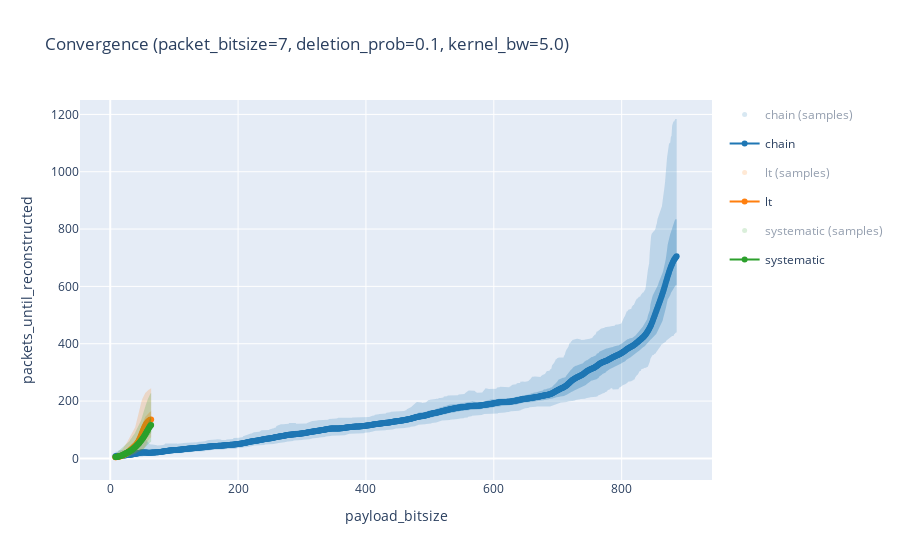

Source (notebook cell):
### Markdown cell above
### Plot results

### Code cell
import numpy as np
import pandas as pd
import plotly.express as px
import plotly.graph_objects as go

# =========================
# Config
# =========================

BANDS = [0.5, 0.95]

# Kernel bandwidth measured in "payload_bitsize units"
# Higher => more smoothing (wider neighborhood)
KERNEL_BW = 5.0


# =========================
# Colors
# =========================

palette = px.colors.qualitative.D3
impls = sorted(results_table["impl"].unique())
color_map = {impl: palette[i % len(palette)] for i, impl in enumerate(impls)}


def to_rgba(color, alpha):
    if color.startswith("rgb"):
        r, g, b = map(int, color[color.find("(") + 1 : color.find(")")].split(","))
    else:
        c = color.lstrip("#")
        r, g, b = int(c[0:2], 16), int(c[2:4], 16), int(c[4:6], 16)
    return f"rgba({r},{g},{b},{alpha})"


# =========================
# Weighted stats
# =========================


def gaussian_kernel(dx, bw):
    # dx: array of (x - x0)
    return np.exp(-0.5 * (dx / bw) ** 2)


def weighted_mean(y, w):
    sw = w.sum()
    if sw <= 0:
        return np.nan
    return (w * y).sum() / sw


def weighted_quantile(y, w, q):
    """
    Weighted quantile for q in [0,1].
    Uses the standard definition based on cumulative normalized weights.
    """
    y = np.asarray(y, dtype=float)
    w = np.asarray(w, dtype=float)

    mask = np.isfinite(y) & np.isfinite(w) & (w > 0)
    y = y[mask]
    w = w[mask]

    if len(y) == 0:
        return np.nan

    order = np.argsort(y)
    y = y[order]
    w = w[order]

    cw = np.cumsum(w)
    total = cw[-1]
    if total <= 0:
        return np.nan

    t = q * total
    idx = np.searchsorted(cw, t, side="left")
    idx = min(max(idx, 0), len(y) - 1)
    return y[idx]


# =========================
# Kernel-smoothed asymmetric bands from neighborhood samples
# =========================


def compute_kernel_asymmetric_bands(raw_df, bands, bw, min_total_weight=1e-12):
    rows = []

    for impl, g in raw_df.groupby("impl"):
        x_all = g["payload_bitsize"].to_numpy(dtype=float)
        y_all = g["packets_until_reconstructed"].to_numpy(dtype=float)

        # Evaluate summaries at observed payload values (unique x)
        x_grid = np.sort(g["payload_bitsize"].unique().astype(float))

        for x0 in x_grid:
            w = gaussian_kernel(x_all - x0, bw)
            sw = w.sum()

            if sw < min_total_weight:
                continue

            m = weighted_mean(y_all, w)
            if not np.isfinite(m):
                continue

            # asymmetric split around the *kernel-weighted* mean at x0
            above_mask = y_all >= m
            below_mask = y_all <= m

            ya, wa = y_all[above_mask], w[above_mask]
            yb, wb = y_all[below_mask], w[below_mask]

            row = {"impl": impl, "payload_bitsize": x0, "mean": m}

            for p in bands:
                # upper band: quantile among samples >= mean
                # lower band: quantile among samples <= mean
                up = weighted_quantile(ya, wa, p) if wa.sum() > 0 else m
                lo = weighted_quantile(yb, wb, 1 - p) if wb.sum() > 0 else m

                # Safety: keep ordering sane
                if not np.isfinite(up):
                    up = m
                if not np.isfinite(lo):
                    lo = m

                row[f"upper_{p}"] = max(up, m)
                row[f"lower_{p}"] = min(lo, m)

            rows.append(row)

    return (
        pd.DataFrame(rows)
        .sort_values(["impl", "payload_bitsize"])
        .reset_index(drop=True)
    )


bands_df = compute_kernel_asymmetric_bands(results_table, BANDS, bw=KERNEL_BW)

# =========================
# Plot
# =========================

fig = go.Figure()

for impl in impls:
    color = color_map[impl]

    # ---------- raw scatter ----------
    raw = results_table[results_table["impl"] == impl]
    fig.add_trace(
        go.Scatter(
            x=raw["payload_bitsize"],
            y=raw["packets_until_reconstructed"],
            mode="markers",
            name=f"{impl} (samples)",
            legendgroup=f"{impl}_scatter",
            marker=dict(color=to_rgba(color, 0.35), size=5),
            visible="legendonly",
        )
    )

    # ---------- kernel bands ----------
    df = bands_df[bands_df["impl"] == impl]
    x = df["payload_bitsize"].to_numpy()

    alpha_step = 0.1 / max(1, len(BANDS) - 1)
    for i, p in enumerate(sorted(BANDS, reverse=True)):
        alpha = 0.2 + i * alpha_step
        fillcolor = to_rgba(color, alpha)

        fig.add_trace(
            go.Scatter(
                x=x,
                y=df[f"upper_{p}"],
                mode="lines",
                line=dict(width=0),
                legendgroup=impl,
                showlegend=False,
                hoverinfo="skip",
            )
        )
        fig.add_trace(
            go.Scatter(
                x=x,
                y=df[f"lower_{p}"],
                mode="lines",
                line=dict(width=0),
                fill="tonexty",
                fillcolor=fillcolor,
                legendgroup=impl,
                showlegend=False,
                hoverinfo="skip",
            )
        )

    # ---------- kernel mean ----------
    fig.add_trace(
        go.Scatter(
            x=x,
            y=df["mean"],
            mode="lines+markers",
            name=impl,
            legendgroup=impl,
            line=dict(color=color),
            marker=dict(color=color, size=6),
        )
    )

fig.update_layout(
    title=f"Convergence (packet_bitsize={PACKET_BITSIZE}, deletion_prob={DELETION_PROB}, kernel_bw={KERNEL_BW})",
    xaxis_title="payload_bitsize",
    yaxis_title="packets_until_reconstructed",
    legend=dict(groupclick="togglegroup"),
)

fig.show()

### Figure 1 — Plotly figure (JSON) as saved in the notebook; plotly's stock layout.template omitted (floating-point values rounded to 4 significant figures; data arrays with more than 128 entries replaced by an {"elided": "..."} marker saying what was removed)
{"data": [{"legendgroup": "chain_scatter", "marker": {"color": "rgba(31,119,180,0.35)", "size": 5}, "mode": "markers", "name": "chain (samples)", "type": "scatter", "visible": "legendonly", "x": {"elided": "33294 int values"}, "y": {"elided": "33294 int values"}}, {"hoverinfo": "skip", "legendgroup": "chain", "line": {"width": 0}, "mode": "lines", "showlegend": false, "type": "scatter", "x": {"elided": "879 float values"}, "y": {"elided": "879 float values"}}, {"fill": "tonexty", "fillcolor": "rgba(31,119,180,0.2)", "hoverinfo": "skip", "legendgroup": "chain", "line": {"width": 0}, "mode": "lines", "showlegend": false, "type": "scatter", "x": {"elided": "879 float values"}, "y": {"elided": "879 float values"}}, {"hoverinfo": "skip", "legendgroup": "chain", "line": {"width": 0}, "mode": "lines", "showlegend": false, "type": "scatter", "x": {"elided": "879 float values"}, "y": {"elided": "879 float values"}}, {"fill": "tonexty", "fillcolor": "rgba(31,119,180,0.30000000000000004)", "hoverinfo": "skip", "legendgroup": "chain", "line": {"width": 0}, "mode": "lines", "showlegend": false, "type": "scatter", "x": {"elided": "879 float values"}, "y": {"elided": "879 float values"}}, {"legendgroup": "chain", "line": {"color": "#1F77B4"}, "marker": {"color": "#1F77B4", "size": 6}, "mode": "lines+markers", "name": "chain", "type": "scatter", "x": {"elided": "879 float values"}, "y": {"elided": "879 float values"}}, {"legendgroup": "lt_scatter", "marker": {"color": "rgba(255,127,14,0.35)", "size": 5}, "mode": "markers", "name": "lt (samples)", "type": "scatter", "visible": "legendonly", "x": {"elided": "33065 int values"}, "y": {"elided": "33065 int values"}}, {"hoverinfo": "skip", "legendgroup": "lt", "line": {"width": 0}, "mode": "lines", "showlegend": false, "type": "scatter", "x": [8.0, 9.0, 10.0, 11.0, 12.0, 13.0, 14.0, 15.0, 16.0, 17.0, 18.0, 19.0, 20.0, 21.0, 22.0, 23.0, 24.0, 25.0, 26.0, 27.0, 28.0, 29.0, 30.0, 31.0, 32.0, 33.0, 34.0, 35.0, 36.0, 37.0, 38.0, 39.0, 40.0, 41.0, 42.0, 43.0, 44.0, 45.0, 46.0, 47.0, 48.0, 49.0, 50.0, 51.0, 52.0, 53.0, 54.0, 55.0, 56.0, 57.0, 58.0, 59.0, 60.0, 61.0, 62.0, 63.0, 64.0], "y": [15.0, 17.0, 17.0, 17.0, 19.0, 19.0, 21.0, 22.0, 24.0, 27.0, 29.0, 32.0, 34.0, 38.0, 41.0, 44.0, 46.0, 50.0, 54.0, 59.0, 63.0, 67.0, 71.0, 74.0, 78.0, 80.0, 84.0, 88.0, 94.0, 99.0, 103.0, 109.0, 117.0, 127.0, 140.0, 150.0, 160.0, 169.0, 178.0, 187.0, 194.0, 199.0, 206.0, 212.0, 217.0, 221.0, 225.0, 229.0, 231.0, 234.0, 236.0, 237.0, 239.0, 240.0, 241.0, 242.0, 245.0]}, {"fill": "tonexty", "fillcolor": "rgba(255,127,14,0.2)", "hoverinfo": "skip", "legendgroup": "lt", "line": {"width": 0}, "mode": "lines", "showlegend": false, "type": "scatter", "x": [8.0, 9.0, 10.0, 11.0, 12.0, 13.0, 14.0, 15.0, 16.0, 17.0, 18.0, 19.0, 20.0, 21.0, 22.0, 23.0, 24.0, 25.0, 26.0, 27.0, 28.0, 29.0, 30.0, 31.0, 32.0, 33.0, 34.0, 35.0, 36.0, 37.0, 38.0, 39.0, 40.0, 41.0, 42.0, 43.0, 44.0, 45.0, 46.0, 47.0, 48.0, 49.0, 50.0, 51.0, 52.0, 53.0, 54.0, 55.0, 56.0, 57.0, 58.0, 59.0, 60.0, 61.0, 62.0, 63.0, 64.0], "y": [1.0, 1.0, 1.0, 1.0, 1.0, 1.0, 1.0, 1.0, 1.0, 1.0, 1.0, 1.0, 2.0, 2.0, 3.0, 3.0, 4.0, 4.0, 4.0, 5.0, 6.0, 6.0, 7.0, 8.0, 9.0, 10.0, 10.0, 11.0, 12.0, 13.0, 15.0, 16.0, 17.0, 19.0, 21.0, 22.0, 23.0, 24.0, 25.0, 26.0, 28.0, 29.0, 30.0, 31.0, 33.0, 35.0, 38.0, 42.0, 46.0, 52.0, 58.0, 62.0, 66.0, 69.0, 70.0, 72.0, 74.0]}, {"hoverinfo": "skip", "legendgroup": "lt", "line": {"width": 0}, "mode": "lines", "showlegend": false, "type": "scatter", "x": [8.0, 9.0, 10.0, 11.0, 12.0, 13.0, 14.0, 15.0, 16.0, 17.0, 18.0, 19.0, 20.0, 21.0, 22.0, 23.0, 24.0, 25.0, 26.0, 27.0, 28.0, 29.0, 30.0, 31.0, 32.0, 33.0, 34.0, 35.0, 36.0, 37.0, 38.0, 39.0, 40.0, 41.0, 42.0, 43.0, 44.0, 45.0, 46.0, 47.0, 48.0, 49.0, 50.0, 51.0, 52.0, 53.0, 54.0, 55.0, 56.0, 57.0, 58.0, 59.0, 60.0, 61.0, 62.0, 63.0, 64.0], "y": [6.0, 7.0, 8.0, 8.0, 9.0, 9.0, 10.0, 10.0, 11.0, 12.0, 13.0, 15.0, 15.0, 18.0, 20.0, 21.0, 22.0, 25.0, 26.0, 29.0, 32.0, 33.0, 36.0, 38.0, 41.0, 43.0, 46.0, 48.0, 51.0, 54.0, 56.0, 59.0, 62.0, 66.0, 70.0, 76.0, 82.0, 89.0, 96.0, 103.0, 110.0, 116.0, 122.0, 127.0, 132.0, 137.0, 141.0, 145.0, 148.0, 151.0, 154.0, 157.0, 159.0, 161.0, 162.0, 163.0, 165.0]}, {"fill": "tonexty", "fillcolor": "rgba(255,127,14,0.30000000000000004)", "hoverinfo": "skip", "legendgroup": "lt", "line": {"width": 0}, "mode": "lines", "showlegend": false, "type": "scatter", "x": [8.0, 9.0, 10.0, 11.0, 12.0, 13.0, 14.0, 15.0, 16.0, 17.0, 18.0, 19.0, 20.0, 21.0, 22.0, 23.0, 24.0, 25.0, 26.0, 27.0, 28.0, 29.0, 30.0, 31.0, 32.0, 33.0, 34.0, 35.0, 36.0, 37.0, 38.0, 39.0, 40.0, 41.0, 42.0, 43.0, 44.0, 45.0, 46.0, 47.0, 48.0, 49.0, 50.0, 51.0, 52.0, 53.0, 54.0, 55.0, 56.0, 57.0, 58.0, 59.0, 60.0, 61.0, 62.0, 63.0, 64.0], "y": [2.0, 2.0, 2.0, 2.0, 2.0, 2.0, 3.0, 3.0, 4.0, 5.0, 5.0, 6.0, 6.0, 7.0, 8.0, 9.0, 9.0, 11.0, 11.0, 12.0, 14.0, 15.0, 16.0, 17.0, 19.0, 20.0, 22.0, 24.0, 26.0, 28.0, 30.0, 32.0, 33.0, 35.0, 37.0, 38.0, 40.0, 42.0, 44.0, 46.0, 50.0, 53.0, 59.0, 65.0, 71.0, 77.0, 82.0, 87.0, 91.0, 95.0, 98.0, 101.0, 103.0, 105.0, 107.0, 108.0, 109.0]}, {"legendgroup": "lt", "line": {"color": "#FF7F0E"}, "marker": {"color": "#FF7F0E", "size": 6}, "mode": "lines+markers", "name": "lt", "type": "scatter", "x": [8.0, 9.0, 10.0, 11.0, 12.0, 13.0, 14.0, 15.0, 16.0, 17.0, 18.0, 19.0, 20.0, 21.0, 22.0, 23.0, 24.0, 25.0, 26.0, 27.0, 28.0, 29.0, 30.0, 31.0, 32.0, 33.0, 34.0, 35.0, 36.0, 37.0, 38.0, 39.0, 40.0, 41.0, 42.0, 43.0, 44.0, 45.0, 46.0, 47.0, 48.0, 49.0, 50.0, 51.0, 52.0, 53.0, 54.0, 55.0, 56.0, 57.0, 58.0, 59.0, 60.0, 61.0, 62.0, 63.0, 64.0], "y": [3.948, 4.237, 4.569, 4.948, 5.376, 5.856, 6.39, 6.982, 7.635, 8.353, 9.144, 10.01, 10.97, 12.01, 13.15, 14.39, 15.73, 17.16, 18.7, 20.33, 22.05, 23.87, 25.77, 27.74, 29.77, 31.83, 33.91, 35.99, 38.08, 40.17, 42.3, 44.52, 46.89, 49.5, 52.43, 55.75, 59.52, 63.76, 68.48, 73.61, 79.08, 84.75, 90.49, 96.16, 101.6, 106.8, 111.5, 115.8, 119.5, 122.9, 125.7, 128.2, 130.3, 132.1, 133.6, 134.9, 136.0]}, {"legendgroup": "systematic_scatter", "marker": {"color": "rgba(44,160,44,0.35)", "size": 5}, "mode": "markers", "name": "systematic (samples)", "type": "scatter", "visible": "legendonly", "x": {"elided": "32941 int values"}, "y": {"elided": "32941 int values"}}, {"hoverinfo": "skip", "legendgroup": "systematic", "line": {"width": 0}, "mode": "lines", "showlegend": false, "type": "scatter", "x": [8.0, 9.0, 10.0, 11.0, 12.0, 13.0, 14.0, 15.0, 16.0, 17.0, 18.0, 19.0, 20.0, 21.0, 22.0, 23.0, 24.0, 25.0, 26.0, 27.0, 28.0, 29.0, 30.0, 31.0, 32.0, 33.0, 34.0, 35.0, 36.0, 37.0, 38.0, 39.0, 40.0, 41.0, 42.0, 43.0, 44.0, 45.0, 46.0, 47.0, 48.0, 49.0, 50.0, 51.0, 52.0, 53.0, 54.0, 55.0, 56.0, 57.0, 58.0, 59.0, 60.0, 61.0, 62.0, 63.0, 64.0], "y": [18.0, 19.0, 21.0, 22.0, 23.0, 26.0, 28.0, 29.0, 32.0, 33.0, 35.0, 37.0, 39.0, 40.0, 42.0, 44.0, 46.0, 47.0, 49.0, 51.0, 54.0, 56.0, 60.0, 64.0, 66.0, 70.0, 73.0, 77.0, 79.0, 83.0, 86.0, 90.0, 94.0, 98.0, 102.0, 106.0, 110.0, 115.0, 119.0, 124.0, 131.0, 138.0, 144.0, 152.0, 159.0, 167.0, 175.0, 182.0, 190.0, 197.0, 203.0, 208.0, 212.0, 219.0, 222.0, 226.0, 229.0]}, {"fill": "tonexty", "fillcolor": "rgba(44,160,44,0.2)", "hoverinfo": "skip", "legendgroup": "systematic", "line": {"width": 0}, "mode": "lines", "showlegend": false, "type": "scatter", "x": [8.0, 9.0, 10.0, 11.0, 12.0, 13.0, 14.0, 15.0, 16.0, 17.0, 18.0, 19.0, 20.0, 21.0, 22.0, 23.0, 24.0, 25.0, 26.0, 27.0, 28.0, 29.0, 30.0, 31.0, 32.0, 33.0, 34.0, 35.0, 36.0, 37.0, 38.0, 39.0, 40.0, 41.0, 42.0, 43.0, 44.0, 45.0, 46.0, 47.0, 48.0, 49.0, 50.0, 51.0, 52.0, 53.0, 54.0, 55.0, 56.0, 57.0, 58.0, 59.0, 60.0, 61.0, 62.0, 63.0, 64.0], "y": [1.0, 1.0, 1.0, 1.0, 1.0, 1.0, 1.0, 1.0, 1.0, 1.0, 1.0, 2.0, 2.0, 2.0, 2.0, 3.0, 3.0, 4.0, 4.0, 5.0, 6.0, 7.0, 8.0, 9.0, 9.0, 10.0, 11.0, 11.0, 12.0, 13.0, 14.0, 15.0, 16.0, 17.0, 19.0, 20.0, 21.0, 22.0, 23.0, 24.0, 26.0, 27.0, 29.0, 30.0, 32.0, 35.0, 37.0, 40.0, 43.0, 45.0, 48.0, 50.0, 52.0, 53.0, 55.0, 57.0, 59.0]}, {"hoverinfo": "skip", "legendgroup": "systematic", "line": {"width": 0}, "mode": "lines", "showlegend": false, "type": "scatter", "x": [8.0, 9.0, 10.0, 11.0, 12.0, 13.0, 14.0, 15.0, 16.0, 17.0, 18.0, 19.0, 20.0, 21.0, 22.0, 23.0, 24.0, 25.0, 26.0, 27.0, 28.0, 29.0, 30.0, 31.0, 32.0, 33.0, 34.0, 35.0, 36.0, 37.0, 38.0, 39.0, 40.0, 41.0, 42.0, 43.0, 44.0, 45.0, 46.0, 47.0, 48.0, 49.0, 50.0, 51.0, 52.0, 53.0, 54.0, 55.0, 56.0, 57.0, 58.0, 59.0, 60.0, 61.0, 62.0, 63.0, 64.0], "y": [7.0, 7.0, 8.0, 9.0, 9.0, 10.0, 12.0, 12.0, 14.0, 15.0, 16.0, 18.0, 19.0, 20.0, 21.0, 22.0, 24.0, 25.0, 27.0, 28.0, 29.0, 30.0, 33.0, 34.0, 35.0, 38.0, 39.0, 42.0, 44.0, 46.0, 49.0, 52.0, 55.0, 58.0, 60.0, 63.0, 65.0, 68.0, 70.0, 73.0, 76.0, 80.0, 84.0, 88.0, 92.0, 97.0, 102.0, 106.0, 112.0, 118.0, 122.0, 127.0, 131.0, 136.0, 139.0, 142.0, 145.0]}, {"fill": "tonexty", "fillcolor": "rgba(44,160,44,0.30000000000000004)", "hoverinfo": "skip", "legendgroup": "systematic", "line": {"width": 0}, "mode": "lines", "showlegend": false, "type": "scatter", "x": [8.0, 9.0, 10.0, 11.0, 12.0, 13.0, 14.0, 15.0, 16.0, 17.0, 18.0, 19.0, 20.0, 21.0, 22.0, 23.0, 24.0, 25.0, 26.0, 27.0, 28.0, 29.0, 30.0, 31.0, 32.0, 33.0, 34.0, 35.0, 36.0, 37.0, 38.0, 39.0, 40.0, 41.0, 42.0, 43.0, 44.0, 45.0, 46.0, 47.0, 48.0, 49.0, 50.0, 51.0, 52.0, 53.0, 54.0, 55.0, 56.0, 57.0, 58.0, 59.0, 60.0, 61.0, 62.0, 63.0, 64.0], "y": [2.0, 2.0, 3.0, 3.0, 3.0, 3.0, 3.0, 4.0, 4.0, 5.0, 5.0, 6.0, 7.0, 7.0, 8.0, 9.0, 11.0, 12.0, 13.0, 14.0, 15.0, 15.0, 17.0, 18.0, 19.0, 20.0, 21.0, 22.0, 23.0, 25.0, 26.0, 28.0, 29.0, 31.0, 32.0, 34.0, 36.0, 38.0, 40.0, 43.0, 46.0, 49.0, 52.0, 54.0, 57.0, 60.0, 62.0, 65.0, 67.0, 70.0, 73.0, 76.0, 79.0, 82.0, 84.0, 86.0, 89.0]}, {"legendgroup": "systematic", "line": {"color": "#2CA02C"}, "marker": {"color": "#2CA02C", "size": 6}, "mode": "lines+markers", "name": "systematic", "type": "scatter", "x": [8.0, 9.0, 10.0, 11.0, 12.0, 13.0, 14.0, 15.0, 16.0, 17.0, 18.0, 19.0, 20.0, 21.0, 22.0, 23.0, 24.0, 25.0, 26.0, 27.0, 28.0, 29.0, 30.0, 31.0, 32.0, 33.0, 34.0, 35.0, 36.0, 37.0, 38.0, 39.0, 40.0, 41.0, 42.0, 43.0, 44.0, 45.0, 46.0, 47.0, 48.0, 49.0, 50.0, 51.0, 52.0, 53.0, 54.0, 55.0, 56.0, 57.0, 58.0, 59.0, 60.0, 61.0, 62.0, 63.0, 64.0], "y": [4.645, 4.878, 5.164, 5.51, 5.928, 6.427, 7.014, 7.695, 8.472, 9.343, 10.3, 11.33, 12.42, 13.55, 14.7, 15.86, 17.02, 18.18, 19.33, 20.49, 21.66, 22.87, 24.14, 25.46, 26.87, 28.36, 29.94, 31.62, 33.39, 35.25, 37.18, 39.2, 41.3, 43.48, 45.75, 48.1, 50.55, 53.1, 55.74, 58.48, 61.33, 64.28, 67.35, 70.56, 73.9, 77.4, 81.04, 84.81, 88.66, 92.56, 96.45, 100.3, 104.0, 107.5, 110.9, 114.0, 116.9]}], "layout": {"legend": {"groupclick": "togglegroup"}, "title": {"text": "Convergence (packet_bitsize=7, deletion_prob=0.1, kernel_bw=5.0)"}, "xaxis": {"title": {"text": "payload_bitsize"}}, "yaxis": {"title": {"text": "packets_until_reconstructed"}}}}
